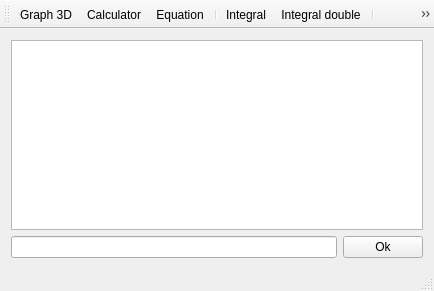
<?xml version="1.0" encoding="UTF-8"?>
<ui version="4.0">
 <class>MainWindow</class>
 <widget class="QMainWindow" name="MainWindow">
  <property name="geometry">
   <rect>
    <x>0</x>
    <y>0</y>
    <width>434</width>
    <height>291</height>
   </rect>
  </property>
  <property name="windowTitle">
   <string>MathGraphica</string>
  </property>
  <property name="windowIcon">
   <iconset resource="mathgraphica.qrc">
    <normaloff>:/images/images/calculator.png</normaloff>:/images/images/calculator.png</iconset>
  </property>
  <widget class="QWidget" name="centralWidget">
   <layout class="QGridLayout" name="gridLayout">
    <item row="0" column="0" colspan="3">
     <widget class="QListWidget" name="listWidget_results_history"/>
    </item>
    <item row="1" column="2">
     <widget class="QPushButton" name="pushButtonOk">
      <property name="sizePolicy">
       <sizepolicy hsizetype="Maximum" vsizetype="Fixed">
        <horstretch>0</horstretch>
        <verstretch>0</verstretch>
       </sizepolicy>
      </property>
      <property name="text">
       <string>Ok</string>
      </property>
     </widget>
    </item>
    <item row="1" column="0" colspan="2">
     <widget class="QLineEdit" name="lineEdit_cmdLine">
      <property name="text">
       <string/>
      </property>
     </widget>
    </item>
   </layout>
  </widget>
  <widget class="QMenuBar" name="menuBar">
   <property name="geometry">
    <rect>
     <x>0</x>
     <y>0</y>
     <width>434</width>
     <height>20</height>
    </rect>
   </property>
  </widget>
  <widget class="QToolBar" name="mainToolBar">
   <attribute name="toolBarArea">
    <enum>TopToolBarArea</enum>
   </attribute>
   <attribute name="toolBarBreak">
    <bool>false</bool>
   </attribute>
   <addaction name="actionGraph_3D"/>
   <addaction name="actionCalculator"/>
   <addaction name="actionEquation"/>
   <addaction name="separator"/>
   <addaction name="actionIntegral"/>
   <addaction name="actionIntegral_double"/>
   <addaction name="separator"/>
   <addaction name="actionSystem_of_equations"/>
   <addaction name="actionMatrix"/>
  </widget>
  <widget class="QStatusBar" name="statusBar"/>
  <action name="actionCalculator">
   <property name="icon">
    <iconset resource="mathgraphica.qrc">
     <normaloff>:/images/images/calculator.png</normaloff>:/images/images/calculator.png</iconset>
   </property>
   <property name="text">
    <string>Calculator</string>
   </property>
   <property name="toolTip">
    <string>Calculator</string>
   </property>
   <property name="shortcut">
    <string>C</string>
   </property>
  </action>
  <action name="actionGraph_3D">
   <property name="icon">
    <iconset resource="mathgraphica.qrc">
     <normaloff>:/images/images/graf3d.png</normaloff>:/images/images/graf3d.png</iconset>
   </property>
   <property name="text">
    <string>Graph 3D</string>
   </property>
   <property name="toolTip">
    <string>Graph 3D</string>
   </property>
  </action>
  <action name="actionEquation">
   <property name="icon">
    <iconset resource="mathgraphica.qrc">
     <normaloff>:/images/images/equation2.png</normaloff>:/images/images/equation2.png</iconset>
   </property>
   <property name="text">
    <string>Equation</string>
   </property>
   <property name="toolTip">
    <string>Solve equations</string>
   </property>
  </action>
  <action name="actionSystem_of_equations">
   <property name="icon">
    <iconset resource="mathgraphica.qrc">
     <normaloff>:/images/images/sist_eq2.png</normaloff>:/images/images/sist_eq2.png</iconset>
   </property>
   <property name="text">
    <string>System of equations</string>
   </property>
   <property name="toolTip">
    <string>System of equations</string>
   </property>
  </action>
  <action name="actionIntegral">
   <property name="icon">
    <iconset resource="mathgraphica.qrc">
     <normaloff>:/images/images/integral.png</normaloff>:/images/images/integral.png</iconset>
   </property>
   <property name="text">
    <string>Integral</string>
   </property>
   <property name="toolTip">
    <string>Integral</string>
   </property>
  </action>
  <action name="actionIntegral_double">
   <property name="icon">
    <iconset resource="mathgraphica.qrc">
     <normaloff>:/images/images/integralD.png</normaloff>:/images/images/integralD.png</iconset>
   </property>
   <property name="text">
    <string>Integral double</string>
   </property>
  </action>
  <action name="actionMatrix">
   <property name="icon">
    <iconset resource="mathgraphica.qrc">
     <normaloff>:/images/images/matrix2.png</normaloff>:/images/images/matrix2.png</iconset>
   </property>
   <property name="text">
    <string>Matrix</string>
   </property>
   <property name="toolTip">
    <string>Matrix</string>
   </property>
  </action>
 </widget>
 <layoutdefault spacing="6" margin="11"/>
 <resources>
  <include location="mathgraphica.qrc"/>
 </resources>
 <connections/>
</ui>
